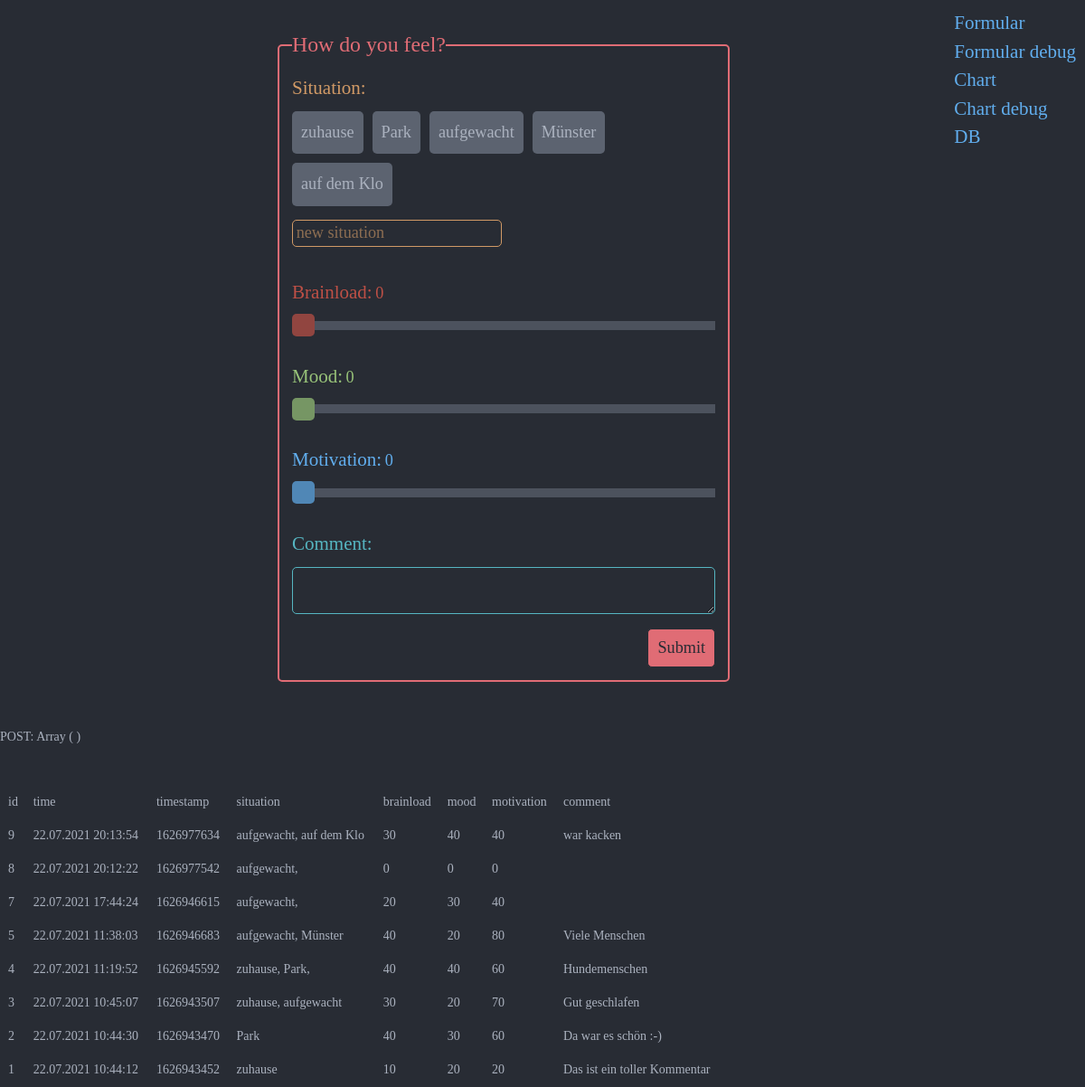
The page /error.php on the database as committed earlier.
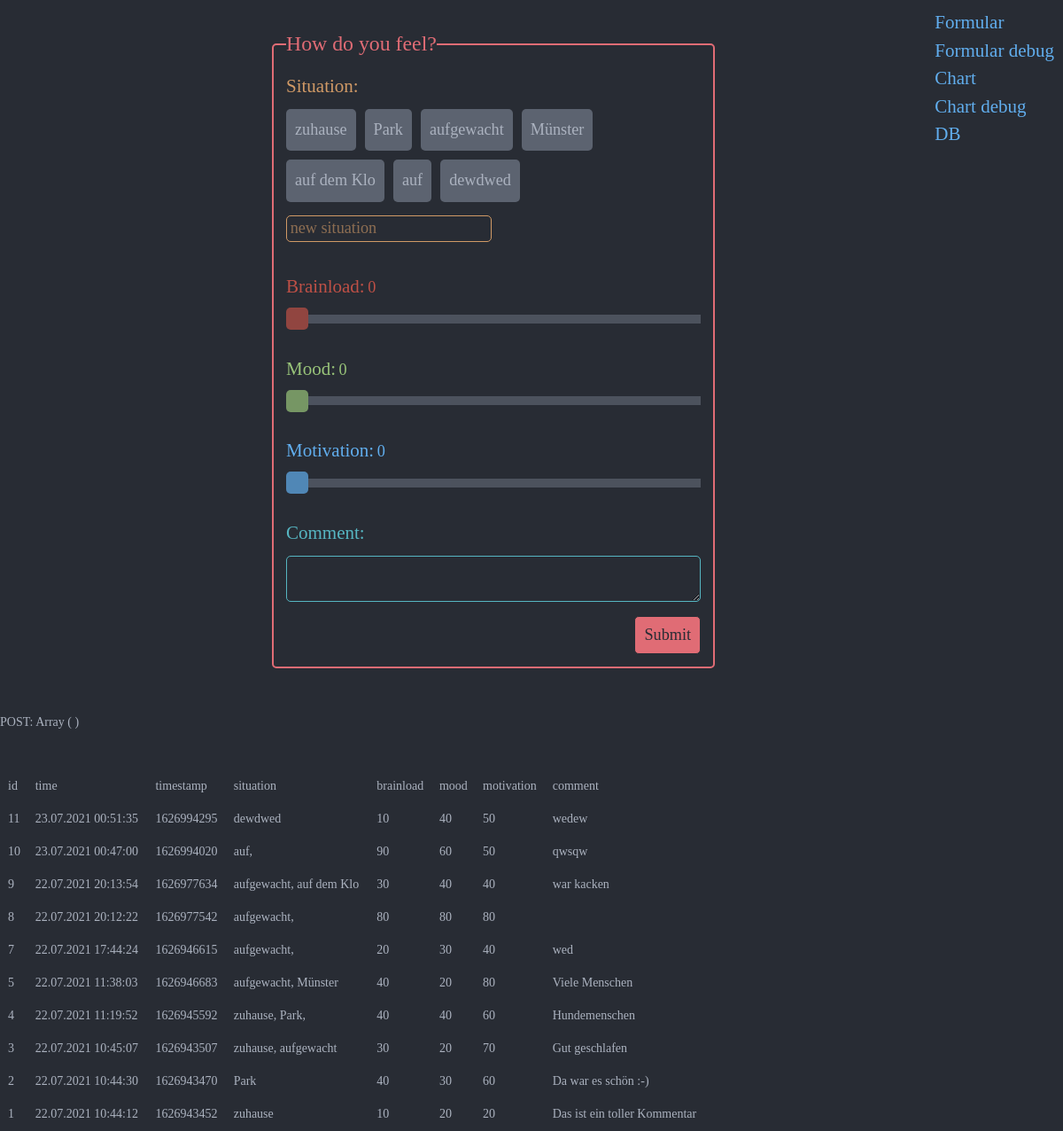
The same page on the database as committed later.
### tables this page shows
CREATE TABLE "user_1" (
  "id" INTEGER PRIMARY KEY AUTOINCREMENT NOT NULL,
  "time" DATETIME,
  "timestamp" INTEGER,
  "situation" VARCHAR,
  "brainload" INTEGER,
  "mood" INTEGER,
  "motivation" INTEGER,
  "comment" VARCHAR
);

### index.php (the view, shortened to what this page needs)
<!DOCTYPE html>
<html lang="de">
<head>
    <link rel="stylesheet" href="style.css">
</head>
<body>
    <?php
$db = new SQLite3('timestamp.sqlite', SQLITE3_OPEN_CREATE | SQLITE3_OPEN_READWRITE);
$db->query('CREATE TABLE IF NOT EXISTS "user_1" (
  "id" INTEGER PRIMARY KEY AUTOINCREMENT NOT NULL,
  "time" DATETIME,
  "timestamp" INTEGER,
  "situation" VARCHAR,
  "brainload" INTEGER,
  "mood" INTEGER,
  "motivation" INTEGER,
  "comment" VARCHAR
)');
$results= $db->query("select * from user_1");
$data= array();
while ($res= $results->fetchArray(1)){
  array_push($data, $res);
}
$situations = array();
foreach ($data as $key => $value) {
  foreach ($value as $k => $v) {
    if ($k == 'situation'){
      $situation = (explode(",",$v));
      foreach ($situation as $nr => $sit) {
        array_push($situations, trim($sit));
      }
    }
  }
}
$situations = array_filter(array_unique($situations));
?>
<div id=links>
  <a href="index.php">Formular</a>
  <a href="error">Formular debug</a>
  <a href="chart.php">Chart</a>
  <a href="error?e=chart">Chart debug</a>
  <a href="admin.php">DB</a>
</div>
    <div id="content">
        <form action="" method="POST" name=form>
            <fieldset>
                <legend>How do you feel?</legend>
                <label class="itemLabel situation" for=situation>Situation: </label>
                <div class=SituationCheckboxes>
                    <?php
            foreach ($situations as $key => $value) {
              $id = random_int(1000,9999);
              echo "<label class=text_checkbox for=$id>$value</label>";
            }
            echo "<input type=text class=newSituation id=xxx name=situations[] placeholder='new situation'>";
          ?>
                </div>
                <label class="itemLabel brainload" for=brainloadSlider>Brainload: </label>
                <div id=brainloadSliderOutput></div>
                <input type="range" min="0" max="100" value="0" step="10" class="slider brainload" id=brainloadSlider name=brainload>
                <label class="itemLabel mood" for=moodSlider>Mood: </label>
                <div id=moodSliderOutput></div>
                <input type="range" min="0" max="100" value="0" step="10" class="slider mood" id=moodSlider name=mood>
                <label class="itemLabel motivation" for=motivationSlider>Motivation: </label>
                <div id=motivationSliderOutput></div>
                <input type="range" min="0" max="100" value="0" step="10" class="slider motivation" id=motivationSlider name=motivation>
                <label class="itemLabel comment" for=comment>Comment: </label>
                <textarea name="comment" id="comment"></textarea>
                <input type="submit" class=button value="Submit" name="submit">
            </fieldset>
        </form>
    </div>
</body>
</html>
<?php
if (1 == $error){
  echo "<br><br><br>POST: ";
  print_r($_POST);
}
$db = new SQLite3('timestamp.sqlite', SQLITE3_OPEN_CREATE | SQLITE3_OPEN_READWRITE);
$results= $db->query("select * from user_1");
$data= array();
while ($res= $results->fetchArray(1)){
array_push($data, $res);
}
if (1 == $error){
  $data = array_reverse($data);
  echo "<table class=allData>";
  echo "<tr>";
  echo "<td>id</td>";
  echo "<td>time</td>";
  echo "<td>timestamp</td>";
  echo "<td>situation</td>";
  echo "<td>brainload</td>";
  echo "<td>mood</td>";
  echo "<td>motivation</td>";
  echo "<td>comment</td>";
  echo "</tr>";
  foreach ($data as $key => $value) {
    echo "<tr>";
    foreach ($value as $k => $v) {
      echo "<td>".$v."</td>";
    }
    echo "</tr>";
  }
  echo "</table>";
}

### error.php (shortened to what this page needs)
<?php
$error = 1;
if (isset($_GET['e']) && $_GET['e'] == "chart"){
    include 'chart.php';
}else{
    include 'index.php';
}

### style.css (style rules this page uses)
:root { --dark: #282c34; --lightgrey: #abb2bf; --grey: #818896; --darkgrey: #5c6370; --bluegreen: #56b6c2; --blue: #61aeee; --pink: #c678dd; --salomon: #e06c75; --green: #98c379; --red: #be5046; --orange: #d19a66; --yellow: #e6c07b }
body, html { height: 100vh; margin: 5px 0 0 }
body { height: 100vh; background: var(--dark); color: var(--lightgrey); font-family: LibreBaskerville_Regular,Garamond,serif; font-size: 14px; font-style: normal; line-height: 1.5 }
#links { position: absolute; top: 10px; right: 10px; font-size: 1.5em; text-decoration: none; display: grid; }
#links a { color:#61aeee; }
#content { position: relative; top: 20px; margin: auto; max-width: 600px }
::placeholder { color: var(--orange); opacity: .6 }
.button { font-family: LibreBaskerville_Regular,Garamond,serif; float:right; font-size:1.3em; border: 1px solid var(--dark); border-radius: 5px; padding: 10px 10px 10px 10px; margin-top: 10px; background: var(--salomon); color: var(--dark); text-align: center; cursor: pointer }
fieldset { max-width: 500px; padding: 1em; margin: .5em; border: 2px solid var(--salomon); border-radius: 5px }
legend { font-size: 1.7em; color: var(--salomon); }
label.itemLabel { padding-top: 30px; padding-bottom: 10px; font-size: 1.5em; display: inline-block }
label.itemLabel.situation { color: var(--orange); padding-top: 0px; padding-bottom: 0px; }
label.itemLabel.brainload { color: var(--red) }
label.itemLabel.mood { color: var(--green) }
label.itemLabel.motivation { color: var(--blue) }
label.itemLabel.comment { color: var(--bluegreen) }
.slider { -webkit-appearance: none; appearance: none; width: 100%; height: 10px; background: var(--darkgrey); outline: 0; opacity: .7; -webkit-transition: .2s; transition: opacity .2s; margin-top: 5px; border: none }
label + div { display: inline }
#brainloadSliderOutput { color: var(--red); font-size: 1.3em; }
#moodSliderOutput { color: var(--green); font-size: 1.3em; }
#motivationSliderOutput { color: var(--blue); font-size: 1.3em; }
.SituationCheckboxes { display: block; padding: 5px 0 }
input.newSituation { display: block; margin-top: 10px; font-family: LibreBaskerville_Regular,Garamond,serif; font-size: 1.3em; background-color: var(--dark); padding: .2em; color: var(--orange); border: 1px solid var(--orange); border-radius: 5px; }
label.text_checkbox { font-size: 1.3em; padding: 10px 10px 10px 10px; background-color: var(--darkgrey); color: var(--lightgrey); border-radius: 5px; cursor: pointer; transition: .2s; margin: 5px 10px 5px 0; display: inline-block }
textarea#comment { width: 100%; padding: 10px 20px 10px 10px; background-color: var(--dark); color: var(--bluegreen); border: 1px solid var(--bluegreen); border-radius: 5px }
table.allData { width: 100vh; overflow-x: scroll }
table.allData tr { border-bottom: 1px solid var(--grey) }
table.allData td { padding: .5em }

Rows that differ between the two databases and show on the page:
added user_1: id "11", time "23.07.2021 00:51:35", timestamp "1626994295", situation "dewdwed", brainload "10", mood "40", motivation "50", comment "wedew"
added user_1: id "10", time "23.07.2021 00:47:00", timestamp "1626994020", situation "auf,", brainload "90", mood "60", motivation "50", comment "qwsqw"
Other text that changed with them:
new list line: "auf"
new list line: "dewdwed"
new list line: "80"
new list line: "wed"
list line gone: "0"
